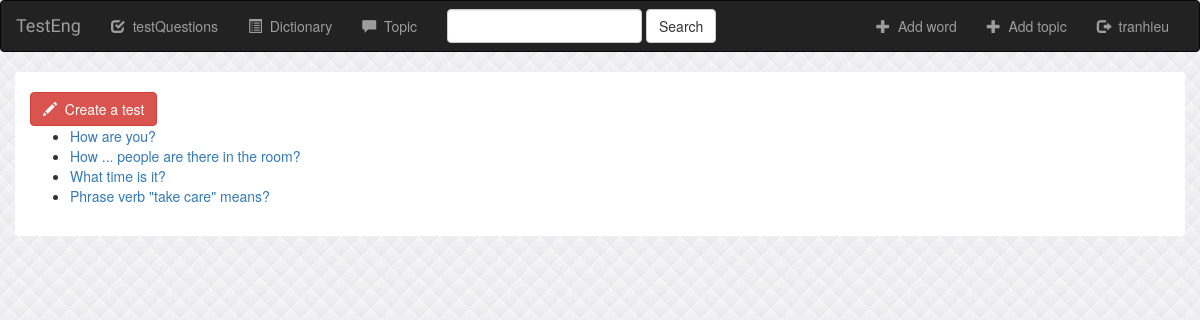
The page /testEng/ (signed in) on the database its author committed.
### testEng/models.py (models this page shows, shortened)
class testQuestion(models.Model):
    question = models.CharField(max_length=1000)
    multichoice = models.BooleanField()

### testEng/views.py (the view)
def index(request):
     if not request.user.is_authenticated():
        return render(request, 'testEng/login.html')
     else:
        all_questions = testQuestion.objects.all()
        return render(request, 'testEng/index.html', {'all_questions' : all_questions, 'username' : request.user})

### testEng/templates/testEng/index.html (shortened to what this page needs)
{% extends 'testEng/base.html' %}
{% block body %}
<div class="container">
        <form action="{% url 'testEng:testing' %}" method="post">
            <button type="submit" class="btn btn-danger">
                            <span class="glyphicon glyphicon-pencil"></span>&nbsp; Create a test
                        </button>
        </form>
        <ul>
            {% for quest in all_questions %}
                <li><a href="{% url 'testEng:detail' quest.id %}"> {{quest.question}} </a></li>
            {% endfor %}
        </ul>
</div>
{% endblock %}

### testEng/templates/testEng/base.html (shortened to what this page needs)
<!DOCTYPE html>
<html lang="en">
<head>
    {% load staticfiles %}
    <link rel="stylesheet" type="text/css" href="{% static 'testEng/style.css' %}"/>
    <link rel="stylesheet" href="https://maxcdn.bootstrapcdn.com/bootstrap/3.3.6/css/bootstrap.min.css">
</head>
<body>
    <nav class="navbar navbar-inverse">
    <div class="container-fluid">
        <div class="navbar-header">
            <a class="navbar-brand changeFont" href="{% url 'testEng:index' %}">
                TestEng
            </a>
        </div>
        <div class="collapse navbar-collapse" id="topNavBar">
            <ul class="nav navbar-nav">
                <li class="">
                    <a href="{% url 'testEng:index' %}">
                        <span class="glyphicon glyphicon-check" aria-hidden="true"></span>&nbsp;
                        testQuestions
                    </a>
                </li>
                <li class="">
                    <a href="{% url 'testEng:dictionary' %}">
                        <span class="glyphicon glyphicon-list-alt" aria-hidden="true"></span>&nbsp;
                        Dictionary
                    </a>
                </li>
                <li class="">
                    <a href="{% url 'testEng:topic' %}">
                        <span class="glyphicon glyphicon-comment" aria-hidden="true"></span>&nbsp;
                        Topic
                    </a>
                </li>
            </ul>
            <form class="navbar-form navbar-left" role="search" method="get" action="#">
                <div class="form-group">
                    <input type="text" class="form-control" name="q" value="">
                </div>
                <button type="submit" class="btn btn-default">Search</button>
            </form>
            <ul class="nav navbar-nav navbar-right">
                <li class="">
                    <a href="{% url 'testEng:createword' %}">
                        <span class="glyphicon glyphicon-plus" aria-hidden="true"></span>&nbsp;
                        Add word
                    </a>
                </li>
                <li class="">
                    <a href="{% url 'testEng:createtopic' %}">
                        <span class="glyphicon glyphicon-plus" aria-hidden="true"></span>&nbsp;
                        Add topic
                    </a>
                </li>
                <li class="">
                    <a href="{% url 'testEng:logout_user' %}">
                        <span class="glyphicon glyphicon-log-out" aria-hidden="true"></span>&nbsp;
                        {% if username %}
                            {{ username }}
                        {% endif %}
                    </a>
                </li>
            </ul>
        </div>
    </div>
</nav>
{% block body %}
{% endblock %}
</body>
</html>

### testEng/static/testEng/style.css (style rules this page uses)
body { background: white url("images/background2.jpg"); }
.container { background: white; border-radius:3px; padding:20px 50px; }
.navbar { border-radius: 0; }
.navbar-brand { font-family: 'Satisfy', cursive; }

### rows shown on the page
testQuestion: question "How are you?"
testQuestion: question "How ... people are there in the room?"
testQuestion: question "What time is it?"
testQuestion: question "Phrase verb \"take care\" means?"

### other values the page prints
{{ username }} "tranhieu"
